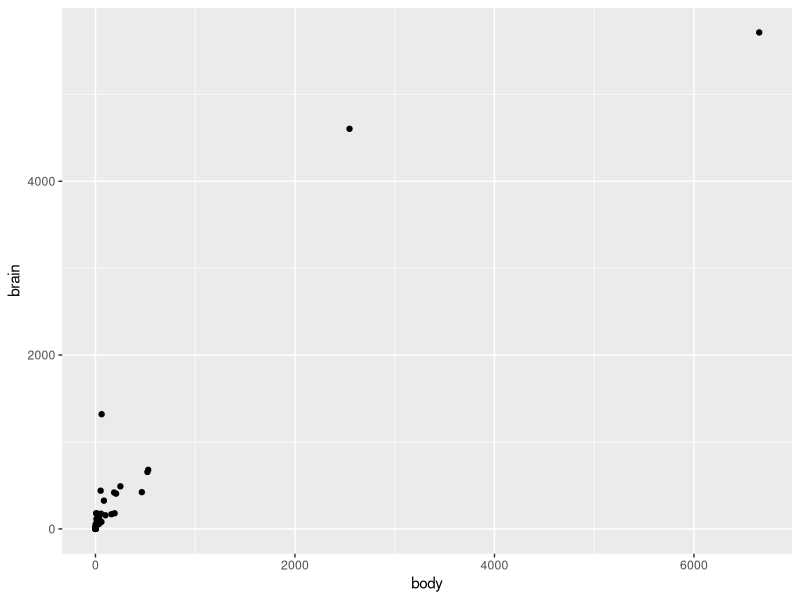
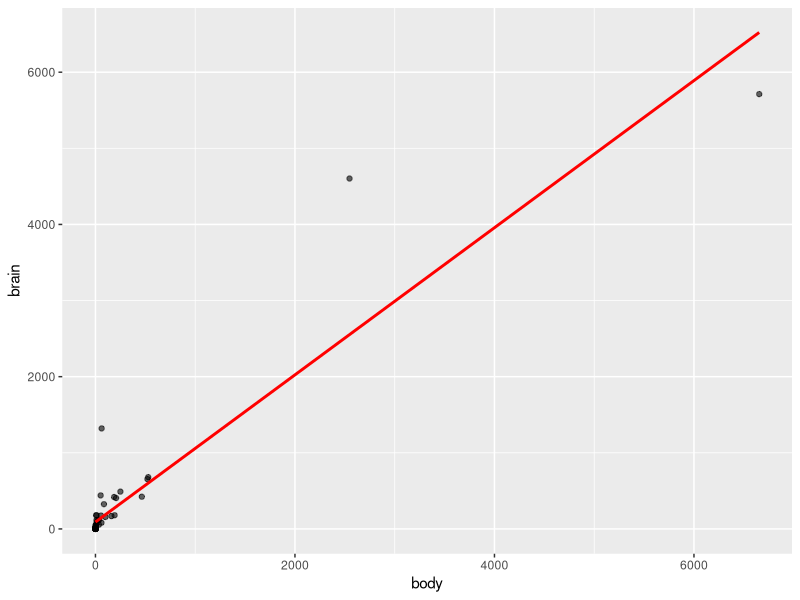
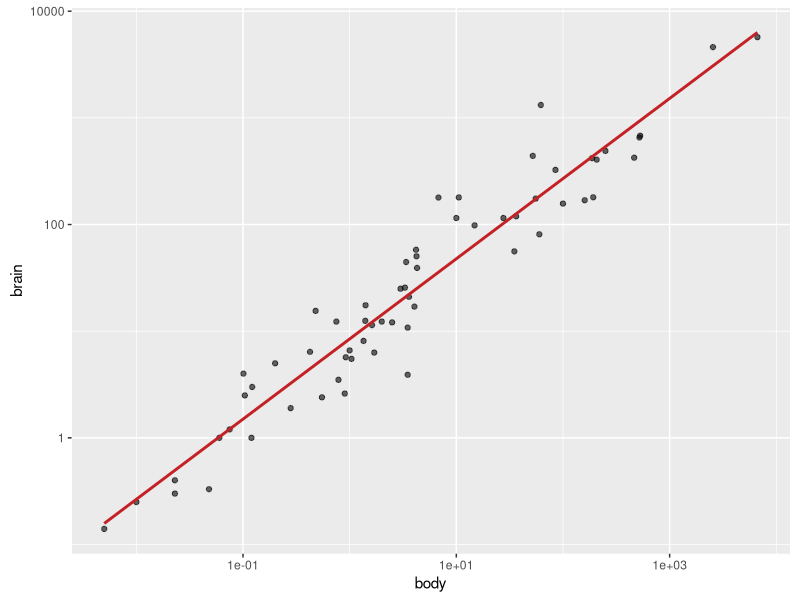
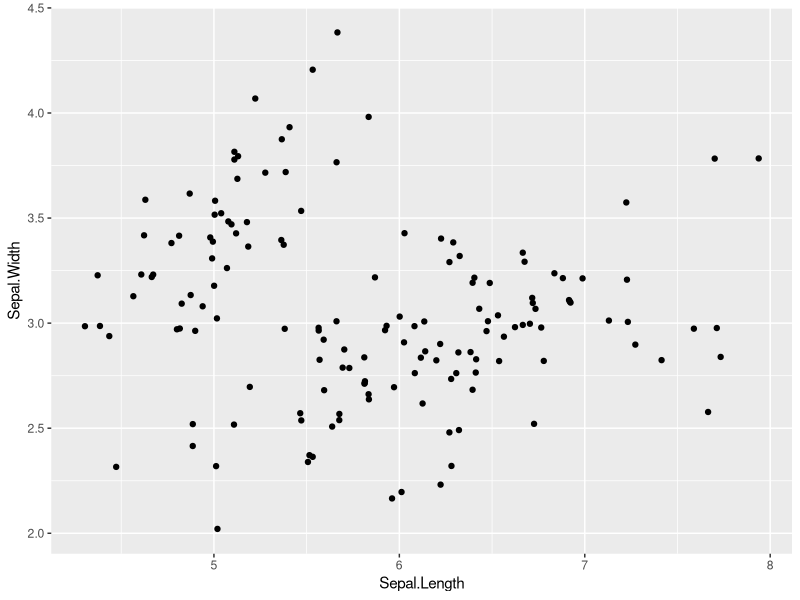
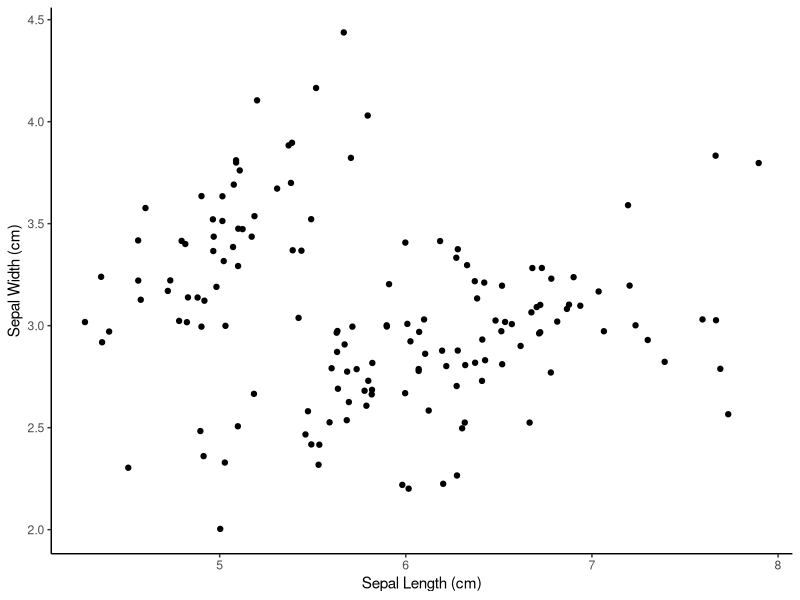
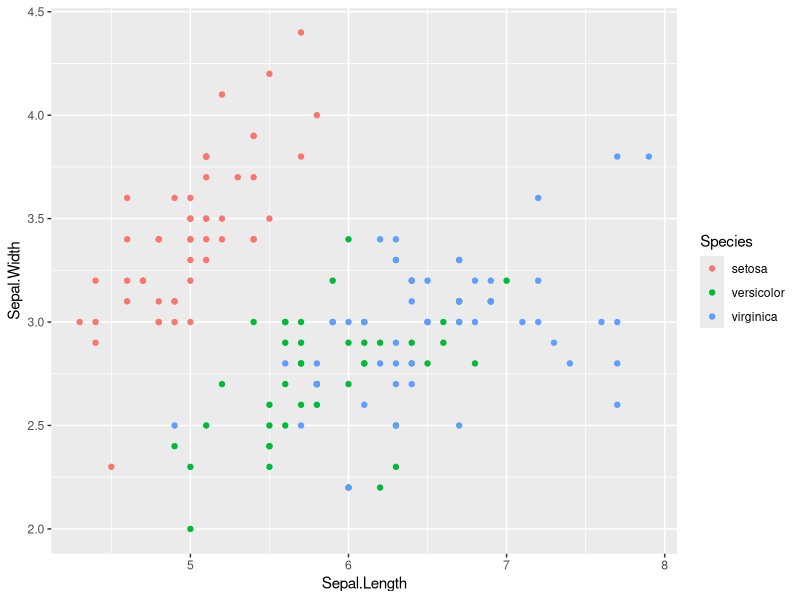
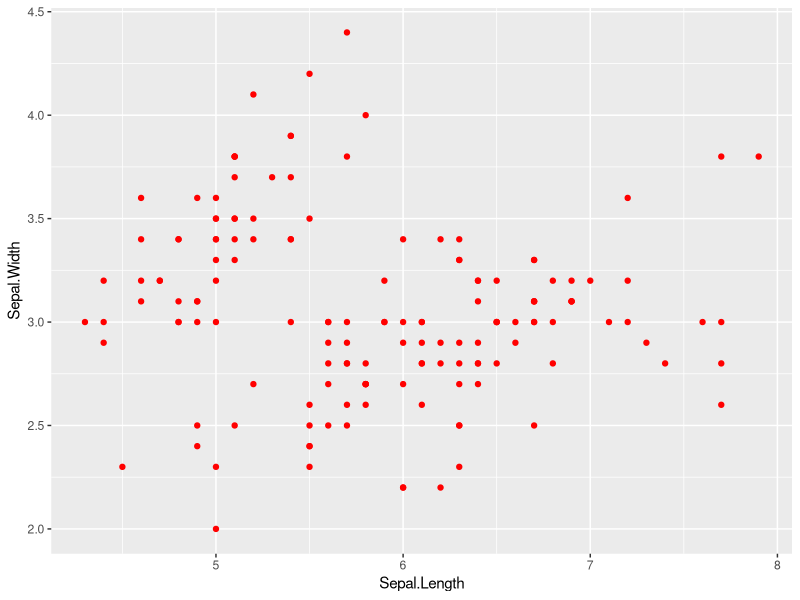
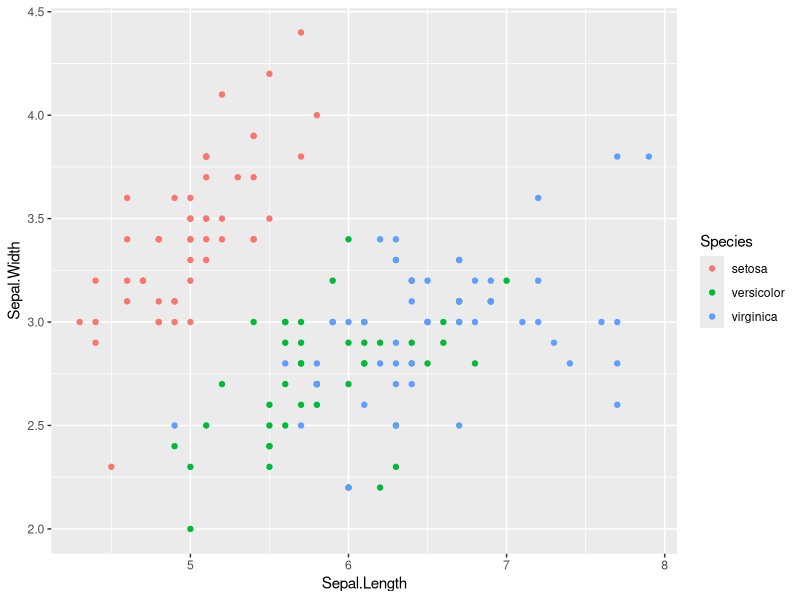

Here is the R script that generated these plots, in order: (Note: this script raises an error after producing the figures.)
## ---- chunk 1
library(MASS)
library(ggplot2)
mammals
## ---- chunk 2
ggplot(mammals, aes(x = body, y = brain)) +
  geom_point()
## ---- chunk 3
ggplot(mammals, aes(x = body, y = brain)) +
  geom_point(alpha = 0.6) +
  stat_smooth(
    method = "lm",
    color = "red",
    se = FALSE
  )
## ---- chunk 4
ggplot(mammals, aes(x = body, y = brain)) +
  geom_point(alpha = 0.6) +
  coord_fixed() +
  scale_x_log10() +
  scale_y_log10() +
  stat_smooth(
    method = "lm",
    color = "#C42126",
    se = FALSE,
    size = 1
  )
## ---- chunk 5
iris
## ---- chunk 6
g <- ggplot(iris, aes(x = Sepal.Length, y = Sepal.Width)) +
  geom_jitter()
g
## ---- chunk 7
g <- g +
  labs(x = "Sepal Length (cm)", y = "Sepal Width (cm)") +
  theme_classic()
g
## ---- chunk 8
ggplot(iris, aes(x = Sepal.Length, y = Sepal.Width, color = Species)) +
  geom_point()
## ---- chunk 9
ggplot(iris, aes(x = Sepal.Length, y = Sepal.Width)) +
  geom_point(color = 'red')
## ---- chunk 10
ggplot(iris, aes(x = Sepal.Length,
                 y = Sepal.Width,
                 color = Species)) +
  geom_point(position = "identity")
## ---- chunk 11
ggplot(iris, aes(x = Sepal.Length,
                 y = Sepal.Width,
                 color = Species)) +
  geom_point(position = "jitter")
## ---- chunk 12
posn_j <- position_jitter(0.1)

ggplot(iris, aes(x = Sepal.Length,
                 y = Sepal.Width,
                 color = Species)) +
  geom_point(position = posn_j)
## ---- chunk 13
ggplot(iris, aes(x = Sepal.Length,
                 y = Sepal.Width,
                 color = Species)) +
  geom_point(position = 'jitter') +
  scale_x_continuous("Sepal Length") +
  scale_color_discrete("Species")
## ---- chunk 14
ggplot(iris, aes(x = Sepal.Length,
                 y = Sepal.Width,
                 color = Species)) +
  geom_point(position = 'jitter') +
  scale_x_continuous("Sepal Length",
                     limits = c(2,8)) +
  scale_color_discrete("Species")
## ---- chunk 15
ggplot(iris, aes(x = Sepal.Length,
                 y = Sepal.Width,
                 color = Species)) +
  geom_point(position = 'jitter') +
  scale_x_continuous("Sepal Length",
                     limits = c(2,8),
                     breaks = seq(2, 8, 3)) +
  scale_color_discrete("Species")
## ---- chunk 16
ggplot(iris, aes(x = Sepal.Length,
                 y = Sepal.Width,
                 color = Species)) +
  geom_point(position = 'jitter') +
  scale_x_continuous("Sepal Length",
                     limits = c(2,8),
                     breaks = seq(2, 8, 3),
                     expand = c(0,0)) +
  scale_color_discrete("Species")
## ---- chunk 17
ggplot(iris, aes(x = Sepal.Length,
                 y = Sepal.Width,
                 color = Species)) +
  geom_point(position = 'jitter') +
  scale_x_continuous("Sepal Length",
                     limits = c(2,8),
                     breaks = seq(2, 8, 3),
                     expand = c(0,0),
                     labels = c("Setosa", "Versicolor", "Virginica")) +
  scale_color_discrete("Species")
## ---- chunk 18
ggplot(iris, aes(x = Sepal.Length,
                 y = Sepal.Width,
                 color = Species)) +
  geom_point(position = 'jitter') +
  labs(x = "Sepal Length", y = "Sepal Width", color = "Species")
## ---- chunk 19
ggplot(iris, aes(x = Sepal.Length,
                 y = Sepal.Width)) +
  geom_point()
## ---- chunk 20
# Same as plot below
ggplot(iris, aes(x = Sepal.Length,
                 y = Sepal.Width)) +
  geom_point()

# Same as plot above
ggplot(iris, aes(x = Sepal.Length,
                 y = Sepal.Width)) +
  geom_point(aes(color = Species))

## ---- chunk 21
library('dplyr')
iris %>%
  group_by(Species) %>%
  summarise_all(mean) -> iris.summary # Summary statistics
## ---- chunk 22
ggplot(iris, aes(x = Sepal.Length,
                 y = Sepal.Width,
                 col = Species)) +
  # Inherits both data and aes from ggplot
  geom_point() +
  # Different data, but inherited aes
  geom_point(data = iris.summary, shape = 15, size = 5)
## ---- chunk 23
ggplot(iris, aes(x = Sepal.Length, y = Sepal.Width, col = Species)) +
  geom_point() + 
  geom_point(data = iris.summary, shape = 21, size = 5, fill = "black", stroke = 2)
## ---- chunk 24
ggplot(iris,
       aes(x = Sepal.Length,
           y = Sepal.Width,
           col = Species)) +
  geom_point(position = "jitter")
## ---- chunk 25
ggplot(iris, aes(x = Sepal.Width)) + geom_histogram()
## ---- chunk 26
ggplot(iris, aes(x = Sepal.Width)) + 
  geom_histogram(binwidth = 0.1)
## ---- chunk 27
ggplot(iris, aes(x = Sepal.Width)) + 
  geom_histogram(binwidth = 0.1,
                 ceneter = 0.05)
## ---- chunk 28
ggplot(iris, aes(x = Sepal.Width, fill = Species)) +
  geom_histogram(binwidth = 0.1,
                 ceneter = 0.05,
                 position = 'stack')
## ---- chunk 29
ggplot(iris, aes(x = Sepal.Width, fill = Species)) +
  geom_histogram(binwidth = 0.1,
                 ceneter = 0.05,
                 position = 'dodge')
## ---- chunk 30
ggplot(iris, aes(x = Sepal.Width,
                 fill = Species)) +
  geom_histogram(binwidth = 0.1,
                 center = 0.05,
                 position = 'fill')
## ---- chunk 31
str(msleep)
ggplot(msleep, aes(vore)) +
  geom_bar()
## ---- chunk 32
# Calculate descriptive statistics
library(tidyr)
iris_summ_long <- iris %>%
  select(Species, Sepal.Width) %>%
  gather(key, value, -Species) %>%
  group_by(Species) %>%
  summarise(avg = mean(value),
            stdev = sd(value))

iris_summ_long
## ---- chunk 33
ggplot(iris_summ_long, aes(x = Species,
                           y = avg)) +
  geom_col() +  # Use geom_col as already calculated
  geom_errorbar(aes(ymin = avg - stdev,
                    ymax = avg + stdev),
                width = 0.1)
## ---- chunk 34
data(beavers)
str(beaver1)
str(beaver2)
## ---- chunk 35
ggplot(beaver1, aes(x = time, y= temp,
                    color = factor(activ))  # Color each segment of line according to weather beaver was active or not
       ) + geom_line()
## ---- chunk 36
ggplot(fish, aes(x = Year,
                 y = Capture,
                 fill = Species)) +
  geom_ribbon(aes(ymax = Capture, ymin = 0), alpha = 0.3)
## ---- chunk 37
ggplot(fish.tidy, aes(x = Year, y = Capture, color = Species)) +
  geom_line(aes(group = Species))
## ---- chunk 38
ggplot(iris, aes(x = Sepal.Length, y = Sepal.Width, color = Species)) +
  geom_jitter(alpha = 0.6)
## ---- chunk 39
ggplot(iris, aes(x = Sepal.Length, y = Sepal.Width, color = Species)) +
  geom_jitter(alpha = 0.6) +
  theme(axis.title = element_text(color = "blue"))  # Changes the axis font colours to blue
## ---- chunk 40
z <- ggplot(iris, aes(x = Sepal.Length, y = Sepal.Width, color = Species)) +
  geom_jitter(alpha = 0.6) +
  scale_x_continuous("Sepal Length (cm)", limits = c(4,8), expand = c(0,0)) +
  scale_y_continuous("Sepal Width (cm)", limits = c(1.5,5), expand = c(0,0)) +
  scale_color_brewer("Species", palette = "Dark2", labels = c("Setosa", "Versicolor", "Virginica"))
z
## ---- chunk 41
z + theme(text = element_text(family = "serif", size = 14),
          rect = element_blank(),
          panel.grid = element_blank(),
          title = element_text(color = "#8b0000"),
          axis.line = element_line(color = "black"))
## ---- chunk 42
theme_iris <- theme(text = element_text(family = "serif", size = 14),
          rect = element_blank(),
          panel.grid = element_blank(),
          title = element_text(color = "#8b0000"),
          axis.line = element_line(color = "black"))
## ---- chunk 43
z + theme_iris
## ---- chunk 44
m <- ggplot(iris, aes(x = Sepal.Width)) +
  geom_histogram(binwidth = 0.1,
                 center = 0.05)
m
## ---- chunk 45
m +
  theme_iris
## ---- chunk 46
m +
  theme_iris +
  theme(axis.line.x = element_blank())
## ---- chunk 47
z + theme_classic()
## ---- chunk 48
library(ggthemes)
z +
  theme_tufte()
## ---- chunk 49
original <- theme_update(text = element_text(family = "serif", size = 14),
                        rect = element_blank(),
                        panel.grid = element_blank(),
                        title = element_text(color = "#8b0000"),
                        axis.line = element_line(color = "black"))
## ---- chunk 50
theme_set(original)
## ---- chunk 51
ggplot(gm2007_full_arranged, aes(index, lifeExp)) +
  geom_point()
## ---- chunk 52
p <- ggplot(iris, aes(x = Sepal.Width))
p + geom_histogram()
## ---- chunk 53
p <- ggplot(mtcars, aes(x = factor(cyl), fill = factor(am)))
p + geom_bar()
p + stat_count()
## ---- chunk 54
ggplot(iris, aes(x = Sepal.Length,
                 y = Sepal.Width,
                 color = Species)) +
  geom_point() +
  geom_smooth()
## ---- chunk 55
ggplot(iris, aes(x = Sepal.Length,
                 y = Sepal.Width,
                 color = Species)) +
  geom_point() +
  geom_smooth(se = FALSE)
## ---- chunk 56
ggplot(iris, aes(x = Sepal.Length,
                 y = Sepal.Width,
                 color = Species)) +
  geom_point() +
  geom_smooth(se = FALSE, span = 0.4)
## ---- chunk 57
ggplot(iris, aes(x = Sepal.Length,
                 y = Sepal.Width,
                 color = Species)) +
  geom_point() +
  geom_smooth(se = FALSE, method = "lm")
## ---- chunk 58
ggplot(iris, aes(x = Sepal.Length,
                 y = Sepal.Width,
                 color = Species)) +
  geom_point() +
  geom_smooth(method = "lm", fullrange = TRUE)
## ---- chunk 59
p <- ggplot(iris, aes(Sepal.Length, Sepal.Width))
p + geom_point()
## ---- chunk 60
p + geom_jitter(alpha = 0.5,
                width = 0.1,
                height = 0.1)
## ---- chunk 61
p +
  geom_count()
## ---- chunk 62
ggplot(iris, aes(Sepal.Length, Sepal.Width, color = Species)) +
  geom_count(alpha = 0.4)
## ---- chunk 63
library(AER)
data(Journals)

p <- ggplot(Journals,
            aes(log(price/citations),
                log(subs))) +
  geom_point(alpha = 0.5)
p
## ---- chunk 64
p +
  geom_quantile(quantiles = c(0.05, 0.50, 0.95))
## ---- chunk 65
ggplot(iris, aes(x = Species,
                 y = Sepal.Length)) +
  geom_jitter(width = 0.2)
## ---- chunk 66
set.seed(123)
xx <- rnorm(100)

# Hmisc
library(Hmisc)
smean.sdl(xx, mult = 1)  # Returns mean +/- one sd as a named vector

#ggplot2
mean_sdl(xx, mult = 1)  # Converts vector to a df, renaming variables to match ggplot2 aesthetics
## ---- chunk 67
ggplot(iris, aes(x = Species,
                 y = Sepal.Length)) +
  stat_summary(fun.data = mean_sdl,
               fun.args = list(mult = 1))
## ---- chunk 68
ggplot(iris, aes(x = Species,
                 y = Sepal.Length)) +
  stat_summary(fun.y = mean,
               geom = 'point') +
  stat_summary(fun.data = mean_sdl,
               fun.args = list(mult = 1),
               geom = "errorbar",
               width = 0.1)
## ---- chunk 69
ERR <- qt(0.975, length(xx) - 1) * (sd(xx) / sqrt(length(xx)))
mean(xx)

mean(xx) + (ERR * c(-1, 1)) # 95% confidence interval

mean_cl_normal(xx) # Calculates mean and upper and lower bounds of the 95% confidence interval, calculated using the t-distribution
## ---- chunk 70
mam.new <- data.frame(body = log10(mammals$body))

ggplot(mam.new, aes(x = body)) +
  geom_histogram(aes(y = ..density..)) +
  geom_rug() + # Adds tick marks on the bottom of plot
  stat_function(fun = dnorm, color = "red",
                args = list(mean = mean(mam.new$body),
                            sd = sd(mam.new$body)))
## ---- chunk 71
ggplot(mam.new, aes(sample = body)) +
  stat_qq() +
  geom_qq_line(col = "red")
## ---- chunk 72
iris.smooth <- ggplot(
  iris,
  aes(x = Sepal.Length,
      y = Sepal.Width,
      color = Species)
) +
  geom_point(alpha = 0.7) +
  geom_smooth()

iris.smooth
## ---- chunk 73
iris.smooth +
  scale_x_continuous(limits = c(4.5, 5.5))
## ---- chunk 74
iris.smooth +
  xlim(c(4.5, 5.5))
## ---- chunk 75
iris.smooth +
  coord_cartesian(xlim = c(4.5, 5.5))
## ---- chunk 76
library(zoo)
sunspots.m <- data.frame(
  year = index(sunspot.month),
  value = reshape2::melt(sunspot.month)$value)

ggplot(sunspots.m, aes(x = year, y = value)) +
  geom_line() +
  coord_fixed() # Default 1:1 aspect ratio
## ---- chunk 77
ggplot(sunspots.m, aes(x = year, y = value)) +
  geom_line() +
  coord_fixed(0.055)
## ---- chunk 78
ggplot(msleep, aes(bodywt, y = 1)) +
  geom_jitter() +
  scale_x_continuous(limits = c(0, 7000),
                     breaks = seq(0, 7000, 10000))
## ---- chunk 79
ggplot(msleep, aes(log10(bodywt), y = 1)) +
  geom_jitter() +
  scale_x_continuous(limits = c(-3, 4),
                     breaks = -3:4)
## ---- chunk 80
ggplot(msleep, aes(log10(bodywt), y = 1)) +
  geom_jitter() +
  scale_x_continuous(limits = c(-3, 4),
                     breaks = -3:4) +
  annotation_logticks(sides = "b")
## ---- chunk 81
ggplot(msleep, aes(bodywt, y = 1)) +
  geom_jitter() +
  scale_x_log10(limits = c(1e-03, 1e+04))
## ---- chunk 82
ggplot(msleep, aes(bodywt, y = 1)) +
  geom_jitter() +
  coord_trans(x = "log10")
## ---- chunk 83
ggplot(iris, aes(x = Sepal.Length,
                 y = Sepal.Width,
                 color = Species)) +
  geom_point() +
  geom_smooth(method = "lm",
              se = FALSE)
## ---- chunk 84
ggplot(iris, aes(x = Sepal.Length,
                 y = Sepal.Width,
                 color = Species)) +
  geom_point() +
  geom_smooth(method = "lm",
              se = FALSE) +
  coord_flip()
## ---- chunk 85
p <- ggplot(iris.wide, aes(x = Length, y = Width,
                           ccolorol = Part)) +
  geom_jitter(alpha = 0.7) +
  scale_color_brewer(palette = "Set1") +
  coord_fixed()

p + facet_grid(cols = vars(Species))
# OR facet_grid(. ~ Species)
## ---- chunk 86
mtsleep2 <- mammals %>%
  mutate(bodywt_log = log10(body),
         brainwt_log = log10(brain))
mtsleep2
  

# Plot
p <- ggplot(mtsleep2, aes(bodywt_log,
                          brainwt_log)) +
  geom_point(alpha = 0.6, shape = 16) +
  coord_fixed()
p
## ---- chunk 87
p +
  facet_grid(rows = vars(vore))
## ---- chunk 88
# Default is to label the value
p +
  facet_grid(rows = vars(vore),
             labeller = label_value)

# Using label_both adds the variable name
p +
  facet_grid(rows = vars(vore),
             labeller = label_both)
## ---- chunk 89
p +
  facet_grid(rows = vars(vore,
                         conservation),
             labeller = label_context)  
## ---- chunk 90
msleep2$conservation <- fct_recode(msleep2$conservation,
                                   Domesticated = "domesticated",
                                   `Least concern` = "lc",
                                   `Near threatened` = "nt",
                                   Vulnerable = "vu",
                                   Endangered = "en")
mtsleep2$vore  <- fct_record(msleep2$vore,
                             Carnivore = "carni",
                             Herbivore = "herbi",
                             Insectivore = "insecti",
                             Omnivore = "omni")

## ---- chunk 91
msleep2$conservation = fct_relevel(msleep2$conservation,
                                   c("Domesticated",
                                     "Least Concern",
                                     "Vulnerable",
                                     "Endangered"))
